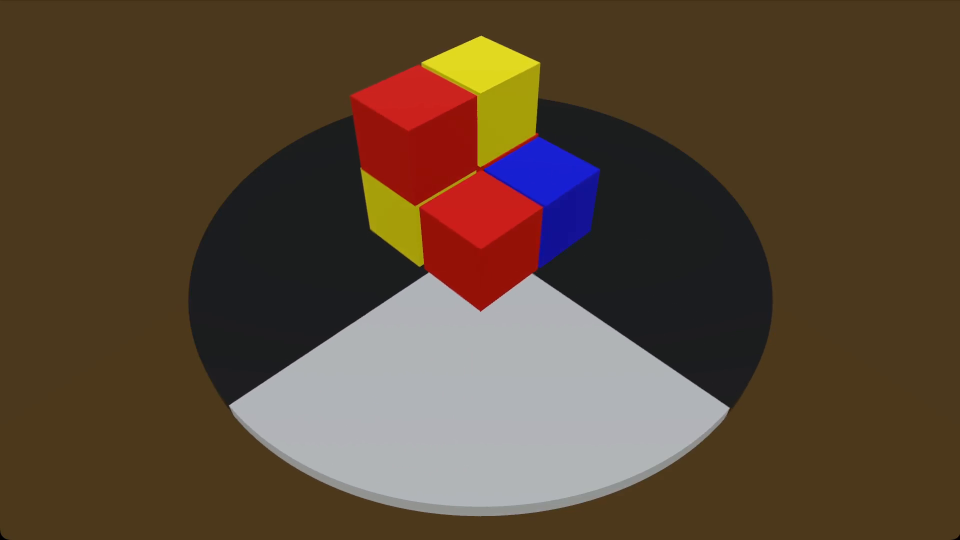
#> input picture frame 109 of assets/pren_cube_01.mp4, 1920 x 1080 px (shown at 1/2 size)
$ python find_pixel.py
#> lines starting #> are read from the running program, lines starting #| are printed output that depends on the picture
import cv2
from models.config import Config

#config = Config.from_json("config.json")

def click_event(event, x, y, flags, param):
    if event == cv2.EVENT_LBUTTONDOWN:
        print(f"Coordinates: ({x}, {y})")


capture = cv2.VideoCapture("assets/pren_cube_01.mp4")

frame_numbers = [109, 219, 330, 444, 560,670,786, 895]

for frame_number in frame_numbers:
    capture.set(1, frame_number)
    _, frame = capture.read()

    cv2.imshow('Image', frame)

    # Set the mouse callback function for the window
    cv2.setMouseCallback('Image', click_event)

    # Wait for any key to close the window
    cv2.waitKey(0)

    # Close all OpenCV windows
    cv2.destroyAllWindows()
#> this loop made 8 passes
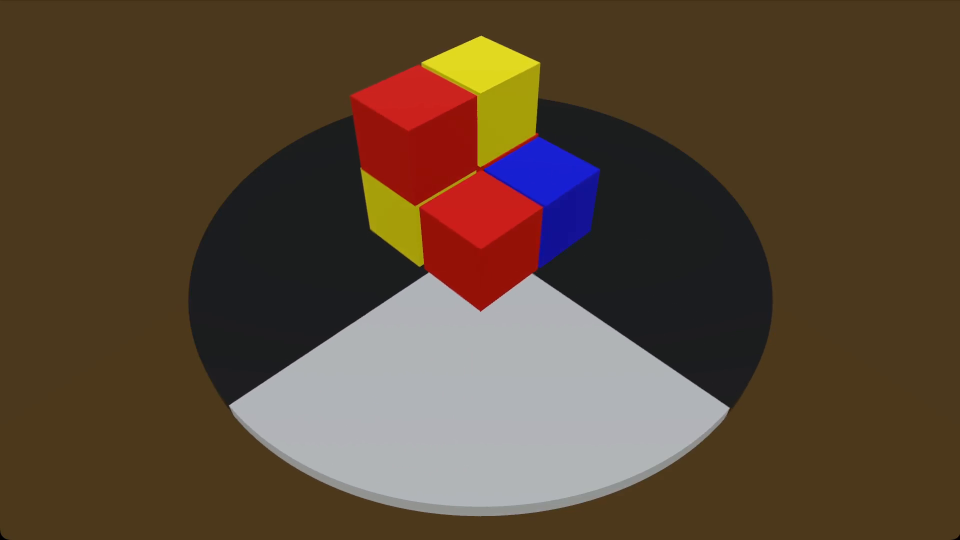
#> input picture frame 109 of assets/pren_cube_01.mp4, 1920 x 1080 px (shown at 1/2 size)
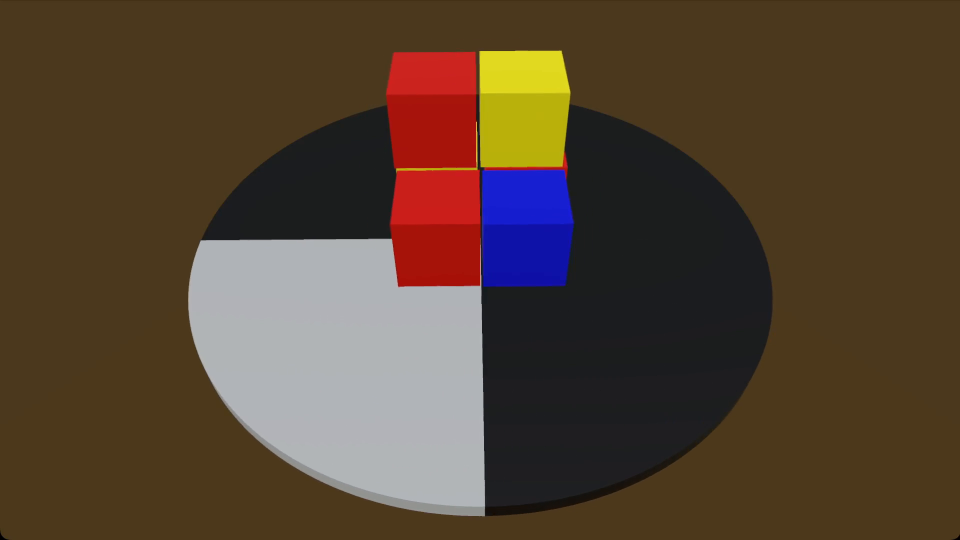
#> input picture frame 219 of assets/pren_cube_01.mp4, 1920 x 1080 px (shown at 1/2 size)
#> pass 3, `_, frame = capture.read()`:
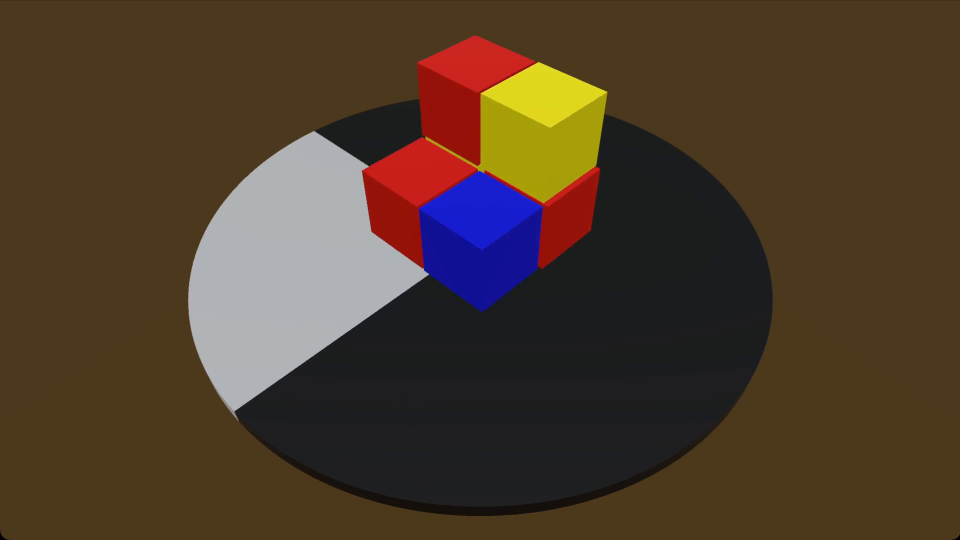
#> frame: shape (1080, 1920, 3) (shown at 1/2 size); mean B, G, R 42.7, 59.8, 76.8

$ run again, starting later in the video
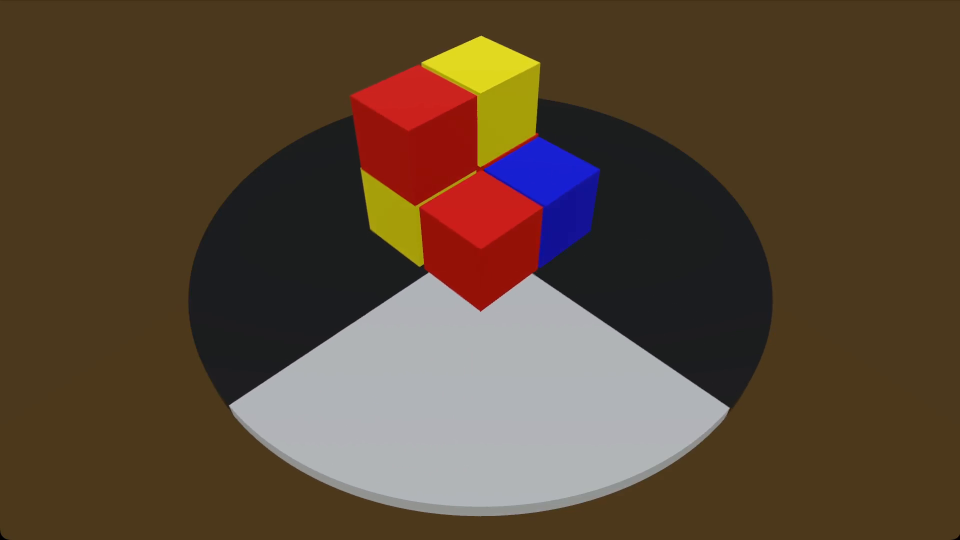
#> input picture frame 109 of assets/pren_cube_01.mp4, 1920 x 1080 px (shown at 1/2 size)
#> the loop `for frame_number in frame_numbers:` made 8 passes
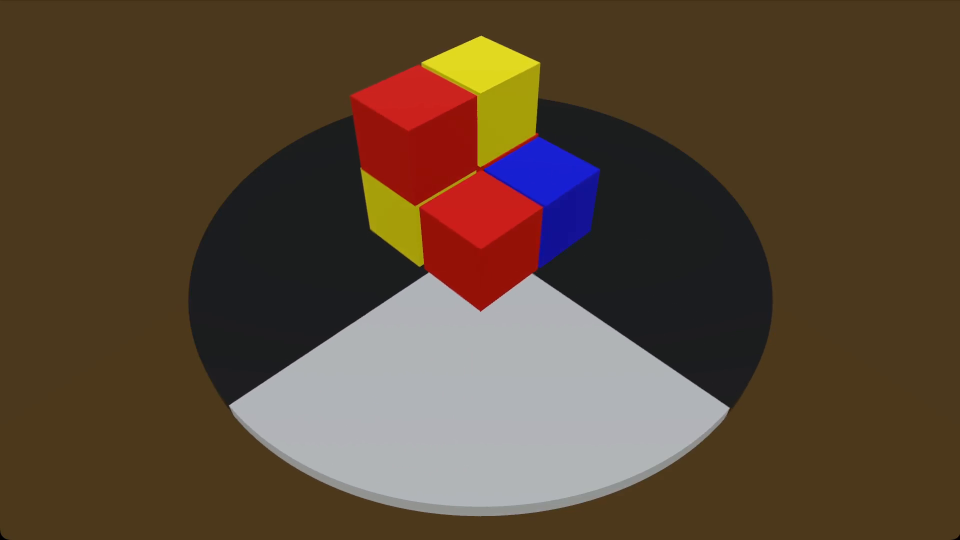
#> input picture frame 109 of assets/pren_cube_01.mp4, 1920 x 1080 px (shown at 1/2 size)
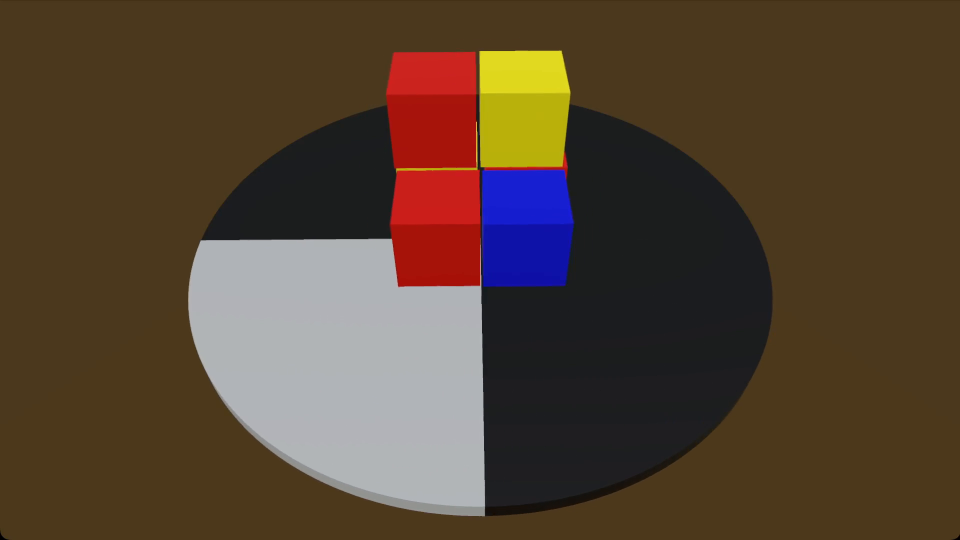
#> input picture frame 219 of assets/pren_cube_01.mp4, 1920 x 1080 px (shown at 1/2 size)

$ run again, starting later in the video
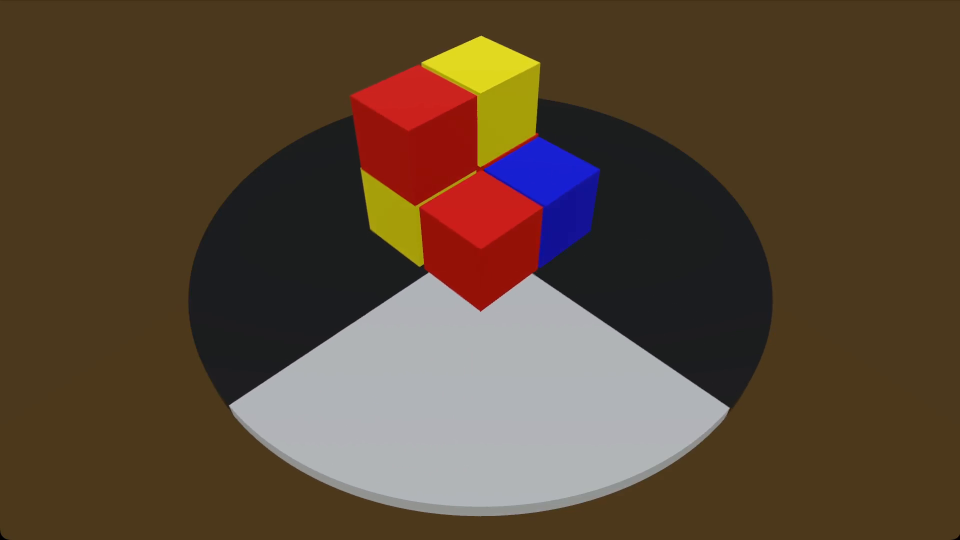
#> input picture frame 109 of assets/pren_cube_01.mp4, 1920 x 1080 px (shown at 1/2 size)
#> the loop `for frame_number in frame_numbers:` made 8 passes
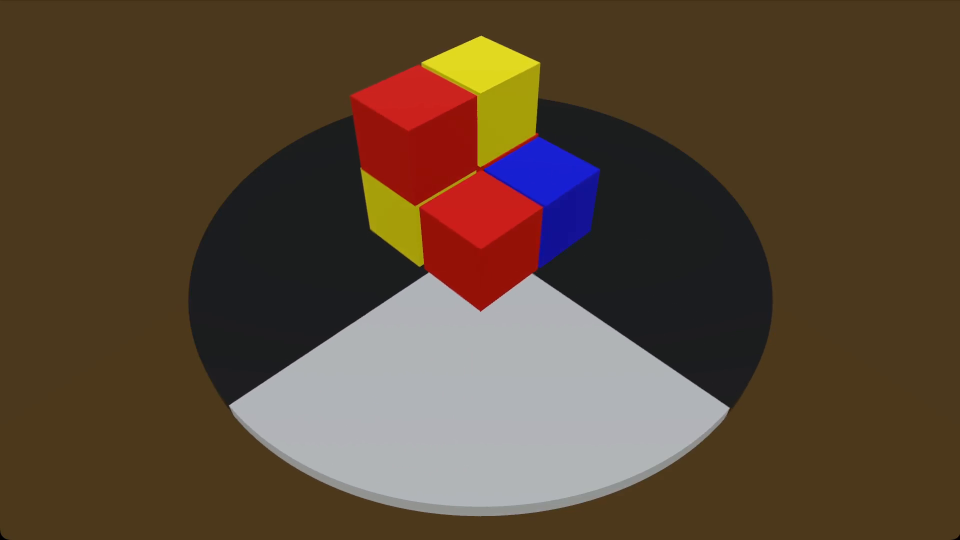
#> input picture frame 109 of assets/pren_cube_01.mp4, 1920 x 1080 px (shown at 1/2 size)
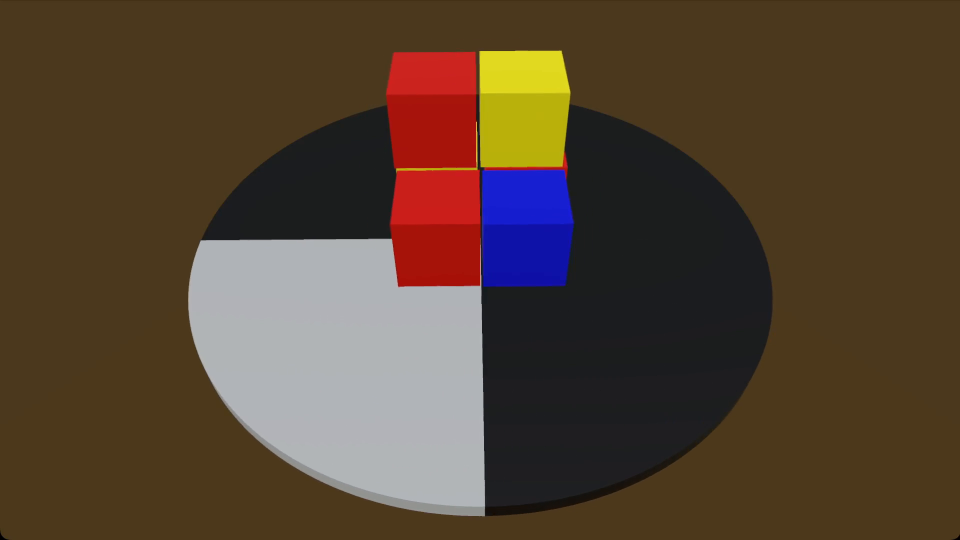
#> input picture frame 219 of assets/pren_cube_01.mp4, 1920 x 1080 px (shown at 1/2 size)
